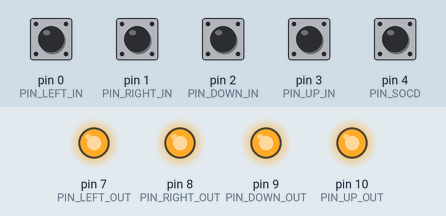
A sketch run on a simulated Arduino Uno, built with avr-gcc and run on an emulated ATmega328P. Shown: output pins drawn as LEDs (lit = HIGH). The inputs (shaded band) are chosen by the test bench; at power-on: pin 0 (PIN_LEFT_IN), pin 1 (PIN_RIGHT_IN), pin 2 (PIN_DOWN_IN), pin 3 (PIN_UP_IN), pin 4 (PIN_SOCD) HIGH.

Above: at 1.2 s.
1.3 s: pin 0 (PIN_LEFT_IN) pulled LOW for 0.15 s
At 1.37 s:
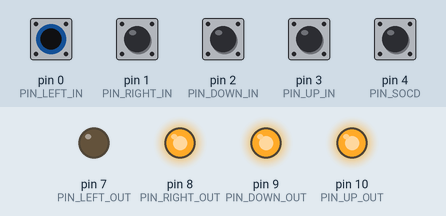
2.9 s: pin 1 (PIN_RIGHT_IN) pulled LOW for 0.15 s
At 2.97 s:
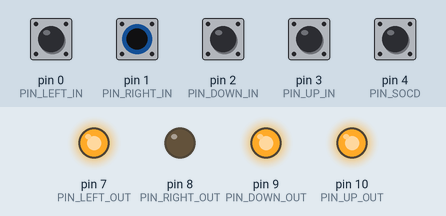
4.5 s: pin 2 (PIN_DOWN_IN) pulled LOW for 0.15 s
At 4.57 s:
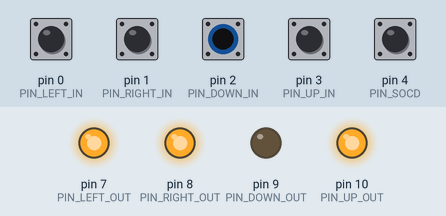
6.1 s: pin 3 (PIN_UP_IN) pulled LOW for 0.15 s
At 6.17 s:
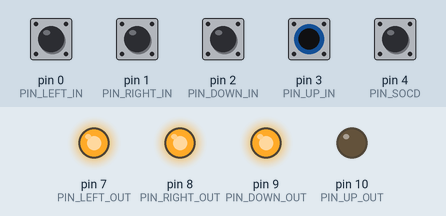
7.7 s: pin 0 (PIN_LEFT_IN) driven LOW and pin 2 (PIN_DOWN_IN) driven LOW
At 8.9 s:
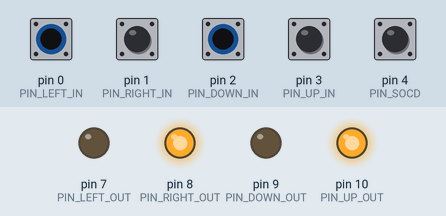
9.2 s: pin 3 (PIN_UP_IN) pulled LOW for 1 s
At 10.0 s:
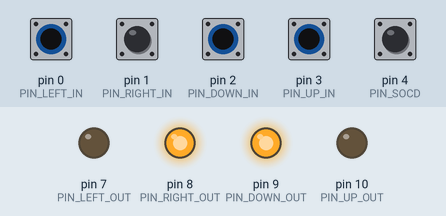
Timing chart, 0 to 12.2 s (numbered marks = the images above; inputs shaded):
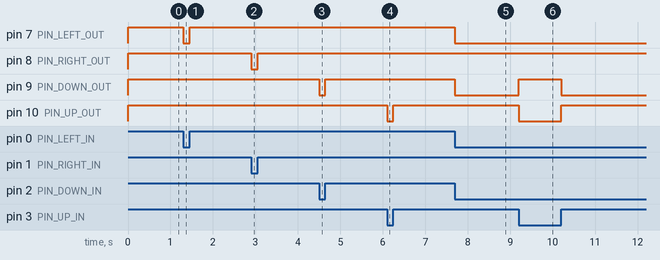

Measured:
- after the input at 1.3 s, pin 7 (PIN_LEFT_OUT): HIGH → LOW at once, → HIGH 0.15 s later
- after the input at 2.9 s, pin 8 (PIN_RIGHT_OUT): HIGH → LOW at once, → HIGH 0.15 s later
- after the input at 4.5 s, pin 9 (PIN_DOWN_OUT): HIGH → LOW at once, → HIGH 0.15 s later
- after the input at 6.1 s, pin 10 (PIN_UP_OUT): HIGH → LOW at once, → HIGH 0.15 s later
- after the input at 7.7 s, pin 7 (PIN_LEFT_OUT), pin 9 (PIN_DOWN_OUT): HIGH → LOW at once
- after the input at 9.2 s, pin 9 (PIN_DOWN_OUT): LOW → HIGH at once, → LOW 1.0 s later; pin 10 (PIN_UP_OUT): HIGH → LOW at once, → HIGH 1.0 s later

The sketch:

SOCD.ino
```cpp
#define PIN_LEFT_IN 0
#define PIN_RIGHT_IN 1
#define PIN_DOWN_IN 2
#define PIN_UP_IN 3
#define PIN_SOCD 4
#define PIN_LEFT_OUT 7
#define PIN_RIGHT_OUT 8
#define PIN_DOWN_OUT 9
#define PIN_UP_OUT 10

uint8_t up_in;
uint8_t down_in;
uint8_t left_in;
uint8_t right_in;

void setup() {
  pinMode(PIN_UP_IN, INPUT_PULLUP);
  pinMode(PIN_DOWN_IN, INPUT_PULLUP);
  pinMode(PIN_LEFT_IN, INPUT_PULLUP);
  pinMode(PIN_RIGHT_IN, INPUT_PULLUP);
  pinMode(PIN_SOCD, INPUT_PULLUP);
  pinMode(PIN_UP_OUT, OUTPUT);
  pinMode(PIN_DOWN_OUT, OUTPUT);
  pinMode(PIN_LEFT_OUT, OUTPUT);
  pinMode(PIN_RIGHT_OUT, OUTPUT);
}

void loop() {
  up_in = digitalRead(PIN_UP_IN);
  down_in = digitalRead(PIN_DOWN_IN);
  left_in = digitalRead(PIN_LEFT_IN);
  right_in = digitalRead(PIN_RIGHT_IN);

  if (up_in == LOW && down_in == LOW) {
    if (digitalRead(PIN_SOCD) == LOW) {
      digitalWrite(PIN_UP_OUT, HIGH);
      digitalWrite(PIN_DOWN_OUT, HIGH);
    } else {
      digitalWrite(PIN_UP_OUT, LOW);
      digitalWrite(PIN_DOWN_OUT, HIGH);
    }
  } else if (up_in == LOW) {
    digitalWrite(PIN_UP_OUT, LOW);
    digitalWrite(PIN_DOWN_OUT, HIGH);
  } else if (down_in == LOW) {
    digitalWrite(PIN_UP_OUT, HIGH);
    digitalWrite(PIN_DOWN_OUT, LOW);
  } else {
    digitalWrite(PIN_UP_OUT, HIGH);
    digitalWrite(PIN_DOWN_OUT, HIGH);
  }

  if (left_in == LOW && right_in == LOW) {
    digitalWrite(PIN_LEFT_OUT, HIGH);
    digitalWrite(PIN_RIGHT_OUT, HIGH);
  } else if (left_in == LOW) {
    digitalWrite(PIN_LEFT_OUT, LOW);
    digitalWrite(PIN_RIGHT_OUT, HIGH);
  } else if (right_in == LOW) {
    digitalWrite(PIN_LEFT_OUT, HIGH);
    digitalWrite(PIN_RIGHT_OUT, LOW);
  } else {
    digitalWrite(PIN_LEFT_OUT, HIGH);
    digitalWrite(PIN_RIGHT_OUT, HIGH);
  }
}
```
